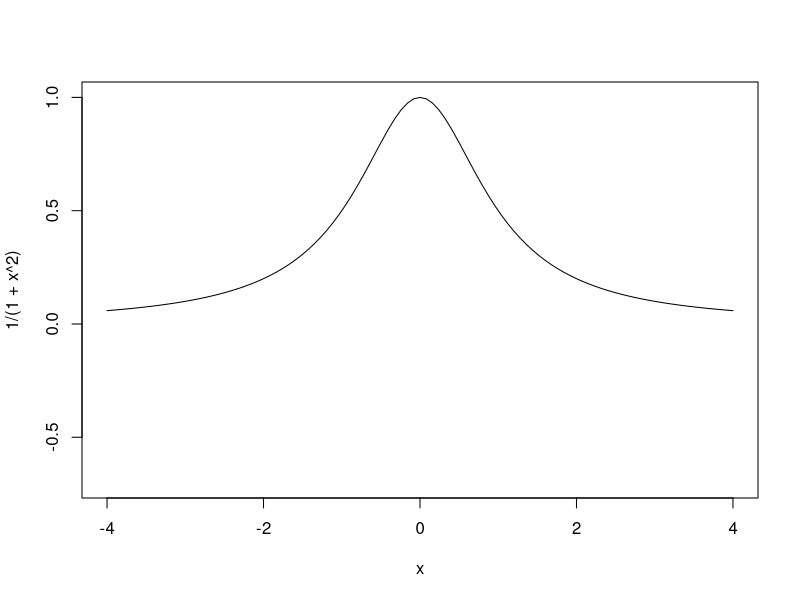
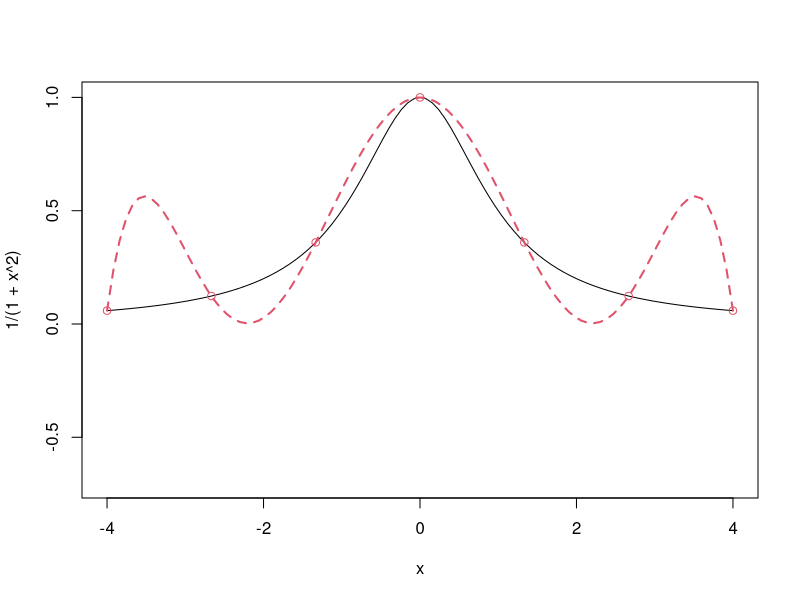
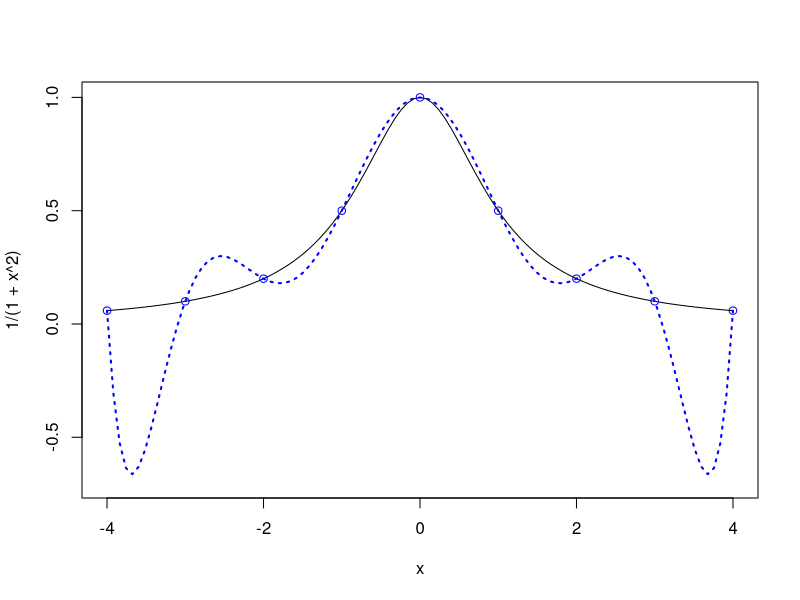
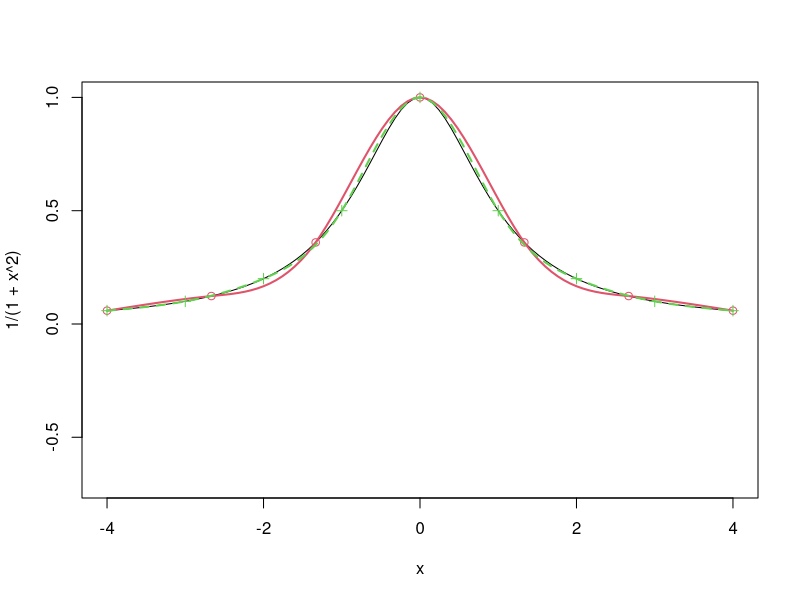
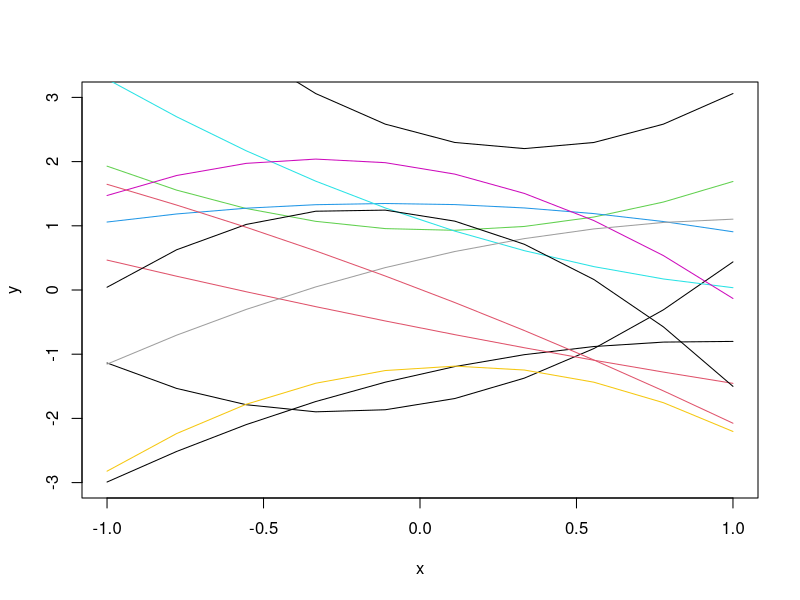
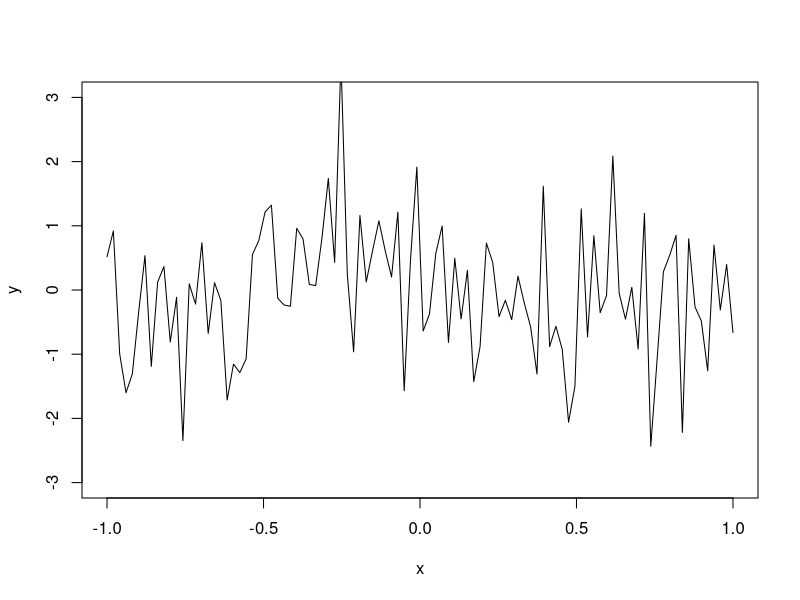
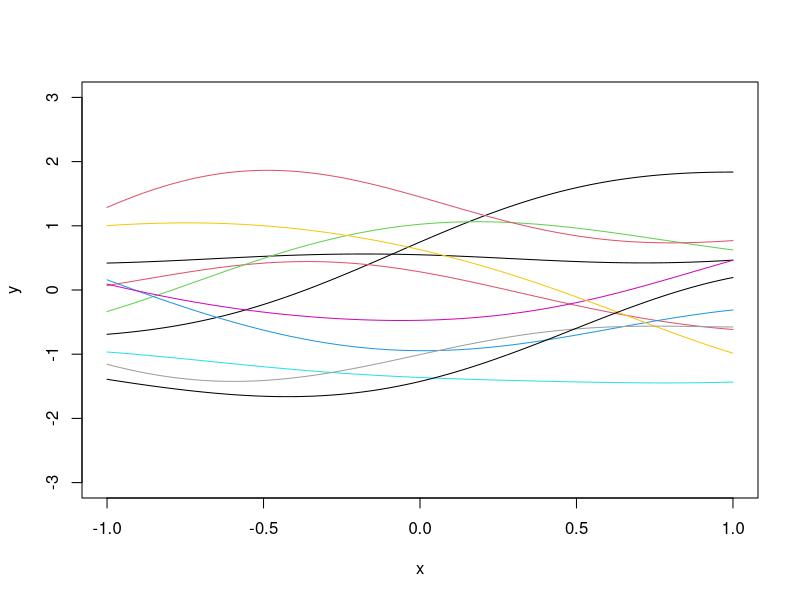
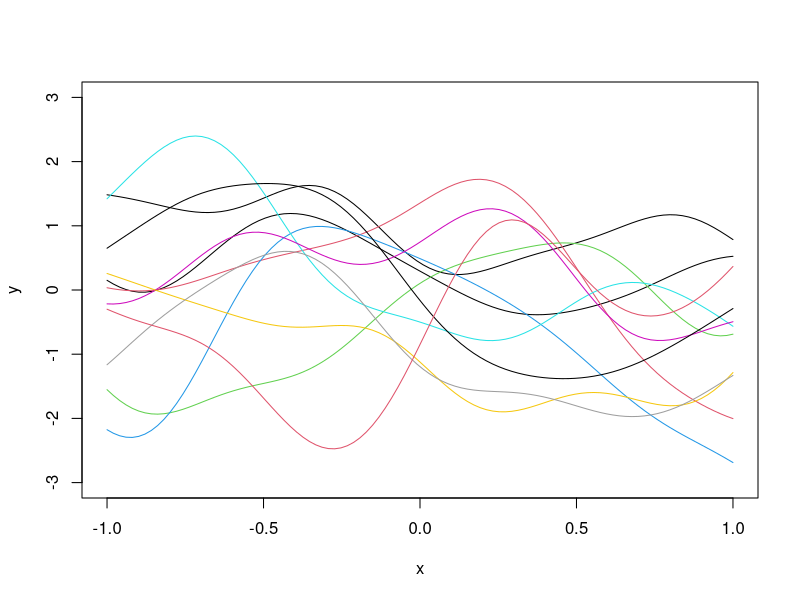

Here is the R script that generated these plots, in order:
## ---- chunk 1
curve(1/(1+x^2), from=-4, to=4, ylim=c(-.7,1))
## ---- chunk 2
curve(1/(1+x^2), from=-4, to=4, ylim=c(-.7,1))
x=seq(-4,4,length=7)
y=1/(1+x^2)
X=as.matrix(cbind(1,x,x^2,x^3,x^4,x^5,x^6))
a=solve(X,y)
u=seq(-4,4,length=100)
yhat=u
for(i in 1:100)
  yhat[i]=sum(c(1,u[i],u[i]^2,u[i]^3,u[i]^4,u[i]^5,u[i]^6)*a)
lines(u,yhat, col=2, lty=2, lwd = 2)
points(x,y,col=2)
## ---- chunk 3
curve(1/(1+x^2), from=-4, to=4, ylim=c(-.7,1))
x=seq(-4,4,length=9)
y=1/(1+x^2)
X=as.matrix(cbind(1,x,x^2,x^3,x^4,x^5,x^6,x^7,x^8))
a=solve(X,y)
u=seq(-4,4,length=100)
yhat=u
for(i in 1:100)
  yhat[i]=sum(c(1,u[i],u[i]^2,u[i]^3,u[i]^4,u[i]^5,u[i]^6, u[i]^7,u[i]^8)*a)
lines(u,yhat, col='blue', lty=3, lwd = 2)
points(x,y,col="blue")
## ---- chunk 4
curve(1/(1+x^2), from=-4, to=4, ylim=c(-.7,1))

# Splines with 7 points

x=seq(-4,4,length=7)
y=1/(1+x^2)
points(x,y,col=2)
a=splinefun(x,y,method="natural")
curve(a,add=T,col=2, lwd = 2)

# Splines with 9 points

x=seq(-4,4,length=9)
y=1/(1+x^2)
points(x,y, pch=3,col=3)
a=splinefun(x,y,method="natural")
curve(a,add=T,col=3, lty=2, lwd = 2)
## ---- chunk 5
x=seq(-1,1,length=10)
b=rnorm(3)
y=b[1]+b[2]*x+b[3]*x^2
plot(x,y,"l", ylim=c(-3,3))
b=rnorm(3)
y=b[1]+b[2]*x+b[3]*x^2
lines(x,y,"l")
for(i in 1:10)
{b=rnorm(3)
y=b[1]+b[2]*x+b[3]*x^2
lines(x,y,"l",col=i)}
## ---- chunk 6
N=100
x=seq(-1,1,length=N)
y=rnorm(N)
plot(x,y,"l", ylim=c(-3,3))
## ---- chunk 7
E=as.matrix(dist(x, diag=T, ,upper=T))

# Correlation matrix R
R=exp(-0.5*E^2)
eig=eigen(R)
R.sqrt=eig$vec%*%diag(sqrt(eig$val+10^(-10)))%*%t(eig$vec)
z=rnorm(N)
y=R.sqrt%*%z
plot(x,y,"l", ylim=c(-3,3))
for(i in 1:10)
  lines(x,R.sqrt%*%rnorm(N),col=i)
## ---- chunk 8
E=as.matrix(dist(x, diag=T, ,upper=T))

# Correlation matrix R
R=exp(-5*E^2)
eig=eigen(R)
R.sqrt=eig$vec%*%diag(sqrt(eig$val+10^(-10)))%*%t(eig$vec)
z=rnorm(N)
y=R.sqrt%*%z
plot(x,y,"l", ylim=c(-3,3))
for(i in 1:10)
  lines(x,R.sqrt%*%rnorm(N),col=i)
## ---- chunk 9
# Computer model
f=function(x)
  sin(30*(x-.9)^4)*cos(2*(x-.9))+(x-.9)/2

n=10
D=seq(0,1,length=n)
y=f(D)
curve(f(x),from=0,to=1, ylim = c(-0.75, 0.55))
points(D,y,pch=4,cex=2)
E=as.matrix(dist(D, diag=T, upper=T))
theta=100
R=exp(-theta*E^2)
mu=0
I=diag(n)
Rinv=solve(R+10^(-10)*I)
coef=Rinv%*%(y-mu)

basis=function(h)
  exp(-theta*h^2)
r=function(x)
{
  vec=basis(x-D)
  return(vec)
}

fhat=function(x)
  mu+t(r(x))%*%coef

sigma2=drop(1/n*t(y-mu)%*%Rinv%*%(y-mu))
f.var=function(x)
  sigma2*(1-t(r(x))%*%Rinv%*%r(x))

N=1000
u=seq(0,1,length=N)
y.pred=y.low=y.high=numeric(N)
for(i in 1:N)
{
  y.pred[i]=fhat(u[i])
  SD=sqrt(f.var(u[i]))
  y.low[i]=y.pred[i]-2*SD
  y.high[i]=y.pred[i]+2*SD
}

lines(u,y.pred,col=3,lwd=2)
lines(u,y.low,lty=2,col=2,lwd=2)
lines(u,y.high,lty=2,col=2,lwd=2)
test=u
# RMSE
sqrt(mean((apply(cbind(test),1,fhat)-f(test))^2))
